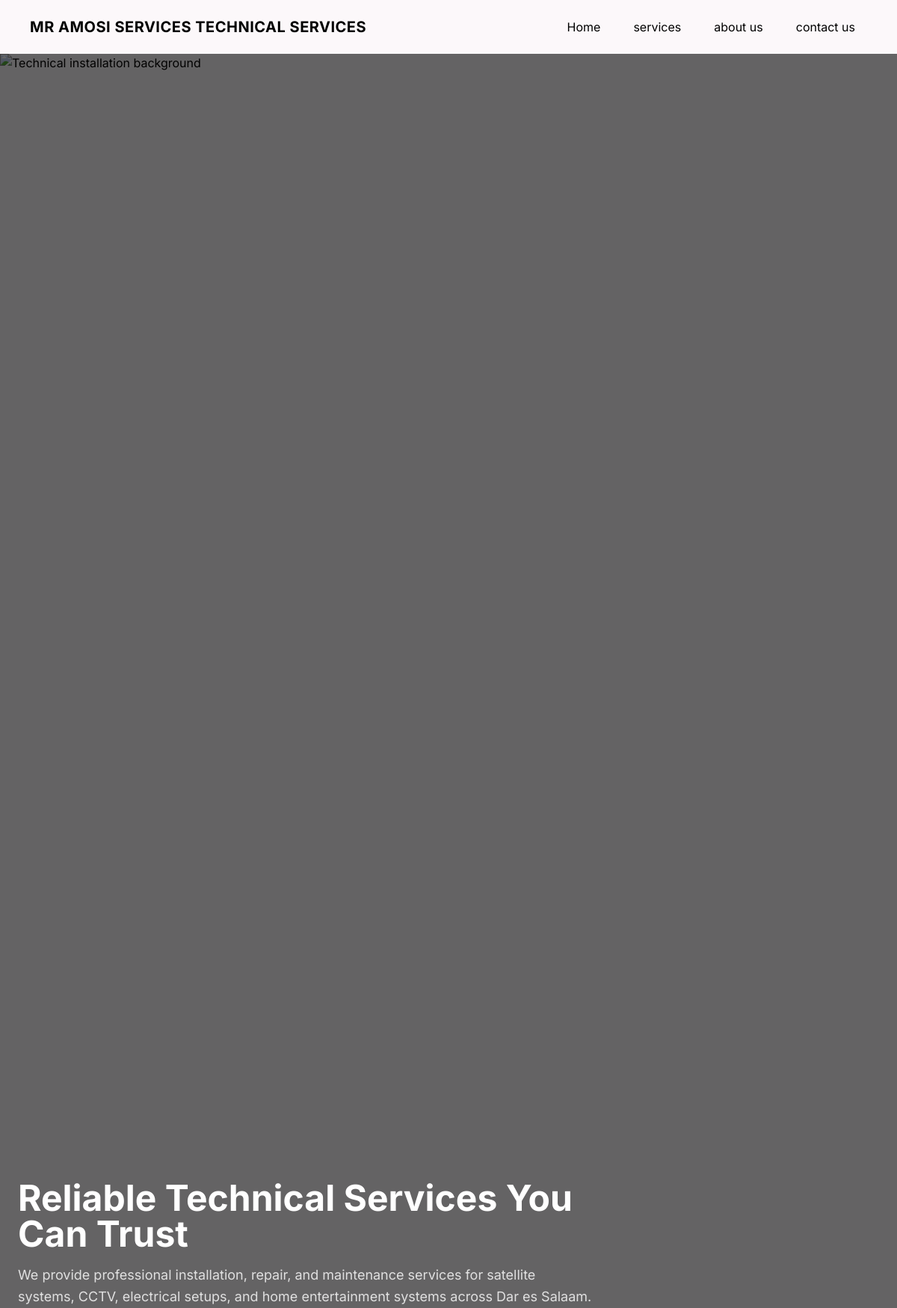
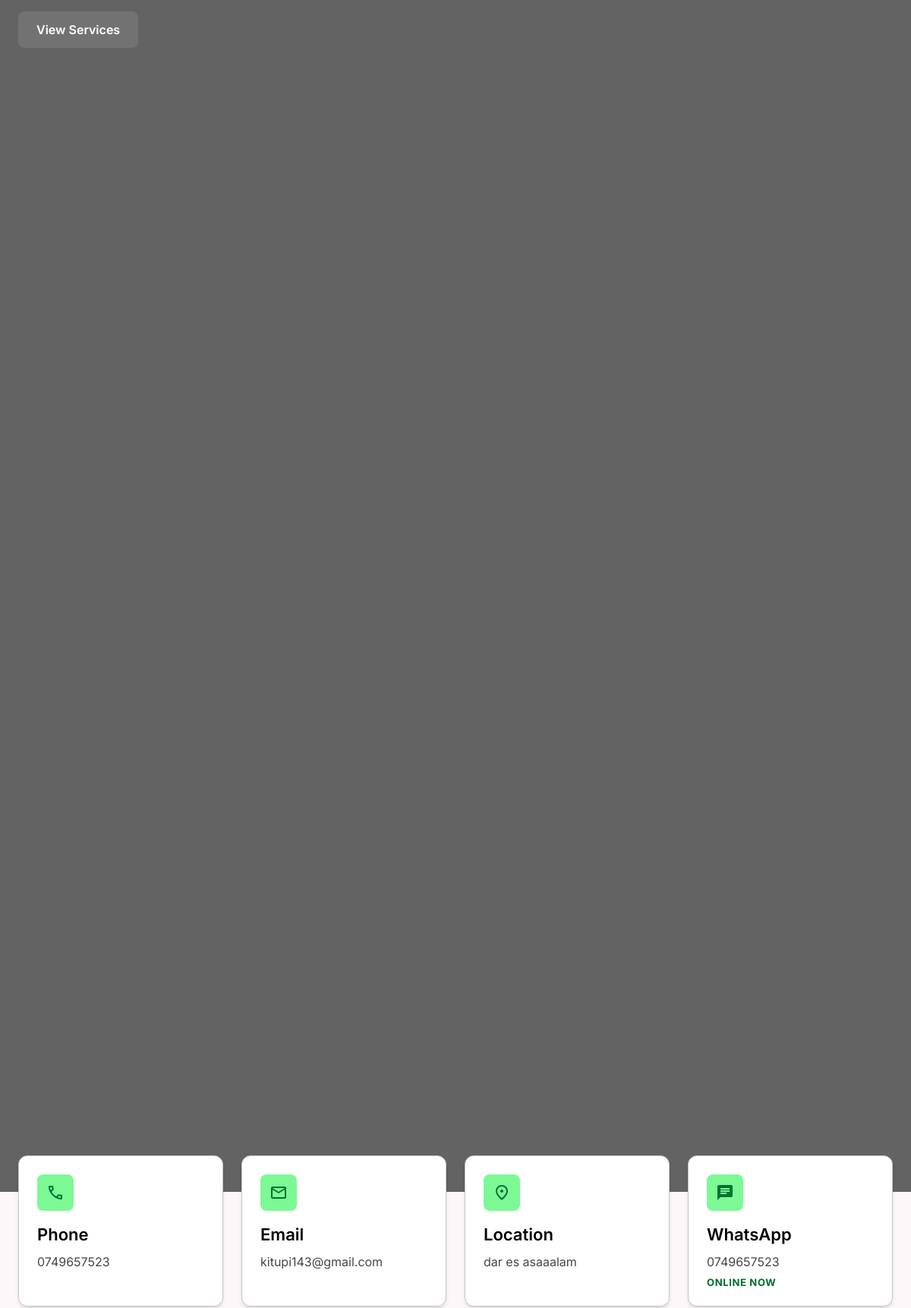
Page /contactus.php (upper part) on the committed database (2 pictures, top to bottom).
### tables this page shows
CREATE TABLE `settings` (
  `setting_id` int(11) NOT NULL,
  `business_name` varchar(100) DEFAULT 'Amosi Technical Services',
  `phone` varchar(20) DEFAULT NULL,
  `email` varchar(100) DEFAULT NULL,
  `location` varchar(255) DEFAULT NULL,
  `about_us` text DEFAULT NULL,
  `logo` varchar(255) DEFAULT NULL,
  `updated_at` timestamp NOT NULL DEFAULT current_timestamp() ON UPDATE current_timestamp()
);

### contactus.php (the view, shortened to what this page needs)
<?php
include "db.php";
$settingsQuery = mysqli_query($conn, "SELECT * FROM settings LIMIT 1");
$settings = mysqli_fetch_assoc($settingsQuery);
?>
<!DOCTYPE html>
<html class="light" lang="en"><head>
<script src="https://cdn.tailwindcss.com?plugins=forms,container-queries"></script>
<script id="tailwind-config">
        tailwind.config = {
            darkMode: "class",
            theme: {
                extend: {
                    "colors": {
                        "surface-container-highest": "#e4e2e4",
                        "on-tertiary-fixed": "#271901",
                        "secondary-fixed-dim": "#62df7d",
                        "inverse-surface": "#303032",
                        "surface-container": "#f0edef",
                        "outline": "#76777d",
                        "background": "#fcf8fa",
                        "inverse-primary": "#bec6e0",
                        "secondary-container": "#7cf994",
                        "secondary": "#006e2d",
                        "on-tertiary-fixed-variant": "#574425",
                        "on-secondary": "#ffffff",
                        "surface-container-low": "#f6f3f5",
                        "tertiary": "#000000",
                        "error": "#ba1a1a",
                        "on-error-container": "#93000a",
                        "error-container": "#ffdad6",
                        "surface-dim": "#dcd9db",
                        "on-primary-fixed": "#131b2e",
                        "on-tertiary": "#ffffff",
                        "primary": "#000000",
                        "surface-tint": "#565e74",
                        "on-tertiary-container": "#98805d",
                        "on-surface": "#1b1b1d",
                        "primary-fixed": "#dae2fd",
                        "on-surface-variant": "#45464d",
                        "on-primary": "#ffffff",
                        "surface-variant": "#e4e2e4",
                        "surface-container-lowest": "#ffffff",
                        "on-primary-container": "#7c839b",
                        "on-secondary-fixed-variant": "#005320",
                        "on-secondary-container": "#007230",
                        "tertiary-fixed-dim": "#dec29a",
                        "surface-container-high": "#eae7e9",
                        "surface": "#fcf8fa",
                        "on-background": "#1b1b1d",
                        "tertiary-container": "#271901",
                        "secondary-fixed": "#7ffc97",
                        "on-error": "#ffffff",
                        "outline-variant": "#c6c6cd",
                        "primary-fixed-dim": "#bec6e0",
                        "on-secondary-fixed": "#002109",
                        "inverse-on-surface": "#f3f0f2",
                        "primary-container": "#131b2e",
                        "tertiary-fixed": "#fcdeb5",
                        "surface-bright": "#fcf8fa",
                        "on-primary-fixed-variant": "#3f465c"
                    },
                    "borderRadius": {
                        "DEFAULT": "0.25rem",
                        "lg": "0.5rem",
                        "xl": "0.75rem",
                        "full": "9999px"
                    },
                    "spacing": {
                        "gutter": "24px",
                        "sm": "12px",
                        "lg": "24px",
                        "md": "16px",
                        "xl": "32px",
                        "base": "4px",
                        "xxl": "48px",
                        "container_max": "1280px",
                        "xs": "8px"
                    },
                    "fontFamily": {
                        "section-title": ["Inter"],
                        "page-title": ["Inter"],
                        "hero-title": ["Inter"],
                        "card-title": ["Inter"],
                        "small-label": ["Inter"],
                        "body-text": ["Inter"]
                    },
                    "fontSize": {
                        "section-title": ["28px", {"lineHeight": "1.3", "fontWeight": "600"}],
                        "page-title": ["36px", {"lineHeight": "1.2", "letterSpacing": "-0.01em", "fontWeight": "600"}],
                        "hero-title": ["48px", {"lineHeight": "1.1", "letterSpacing": "-0.02em", "fontWeight": "700"}],
                        "card-title": ["22px", {"lineHeight": "1.4", "fontWeight": "600"}],
                        "small-label": ["13px", {"lineHeight": "1", "letterSpacing": "0.05em", "fontWeight": "500"}],
                        "body-text": ["16px", {"lineHeight": "1.6", "fontWeight": "400"}]
                    }
                },
            },
        }
    </script>
</head>
<body class="bg-surface font-body-text text-on-surface antialiased">
<div class="bg-gray text-black shadow-md">
    <div class="max-w-6xl mx-auto flex justify-between items-center p-4">
        <h1 class="text-xl font-bold tracking-wide">
           MR AMOSI SERVICES TECHNICAL SERVICES
        </h1>
        <div class="flex gap-3 items-center">
            <a class="px-4 py-2 rounded-lg bg-white-600 hover:bg-gray-500 transition"
               href="customer.php">Home</a>
            <a class="px-4 py-2 rounded-lg bg-white-600 hover:bg-gray-500 transition"
               href="satellite.php">services</a>
            <a class="px-4 py-2 rounded-lg bg-white-600 hover:bg-gray-500 transition"
               href="about.php">about us</a>
            <a class="px-4 py-2 rounded-lg bg-white-600 hover:bg-gray-500 transition"
               href="contactus.php">contact us</a>
        </div>
    </div>
<main>
<section class="relative min-h-[70vh] flex items-center overflow-hidden">
    <div class="absolute inset-0">
       <img
    src="https://images.pexels.com/photos/257736/pexels-photo-257736.jpeg"
    class="w-full h-full object-cover"
    alt="Technical installation background"
/>
        <div class="absolute inset-0 bg-black/60"></div>
    </div>
    <div class="relative max-w-container_max mx-auto px-lg w-full">
        <div class="max-w-3xl text-white space-y-md">
            <h1 class="text-4xl md:text-5xl font-bold leading-tight">
                Reliable Technical Services You Can Trust
            </h1>
            <p class="text-lg text-white/80 leading-relaxed">
                We provide professional installation, repair, and maintenance services for satellite systems, CCTV, electrical setups, and home entertainment systems across Dar es Salaam.
            </p>
            <div class="flex flex-wrap gap-3 mt-6">
                <a href="satellite.php"
                   class="bg-white/10 hover:bg-white/20 px-6 py-3 rounded-lg font-semibold transition backdrop-blur">
                    View Services
                </a>
            </div>
        </div>
    </div>
</section>
<section class="max-w-container_max mx-auto px-lg -mt-12 relative z-20">
    <div class="grid grid-cols-1 md:grid-cols-2 lg:grid-cols-4 gap-lg">
        <div class="bg-surface-container-lowest p-lg rounded-xl shadow-md border border-outline-variant hover:shadow-lg transition-shadow">
            <div class="bg-secondary-container w-12 h-12 rounded-lg flex items-center justify-center mb-md">
                <span class="material-symbols-outlined text-on-secondary-container">call</span>
            </div>
            <h3 class="font-card-title text-card-title text-primary mb-xs">
                Phone
            </h3>
            <p class="font-body-text text-body-text text-on-surface-variant">
                <?= htmlspecialchars($settings['phone']); ?>
            </p>
        </div>
        <div class="bg-surface-container-lowest p-lg rounded-xl shadow-md border border-outline-variant hover:shadow-lg transition-shadow">
            <div class="bg-secondary-container w-12 h-12 rounded-lg flex items-center justify-center mb-md">
                <span class="material-symbols-outlined text-on-secondary-container">
                </span>
            </div>
            <h3 class="font-card-title text-card-title text-primary mb-xs">
                Email
            </h3>
            <p class="font-body-text text-body-text text-on-surface-variant">
                <?= htmlspecialchars($settings['email']); ?>
            </p>
        </div>
        <div class="bg-surface-container-lowest p-lg rounded-xl shadow-md border border-outline-variant hover:shadow-lg transition-shadow">
            <div class="bg-secondary-container w-12 h-12 rounded-lg flex items-center justify-center mb-md">
                <span class="material-symbols-outlined text-on-secondary-container">
                </span>
            </div>
            <h3 class="font-card-title text-card-title text-primary mb-xs">
                Location
            </h3>
            <p class="font-body-text text-body-text text-on-surface-variant">
                <?= htmlspecialchars($settings['location']); ?>
            </p>
        </div>
        <div class="bg-surface-container-lowest p-lg rounded-xl shadow-md border border-outline-variant hover:shadow-lg transition-shadow">
            <div class="bg-secondary-container w-12 h-12 rounded-lg flex items-center justify-center mb-md">
                <span class="material-symbols-outlined text-on-secondary-container"
                      style="font-variation-settings: 'FILL' 1;">
                </span>
            </div>
            <h3 class="font-card-title text-card-title text-primary mb-xs">
                WhatsApp
            </h3>
            <p class="font-body-text text-body-text text-on-surface-variant">
                <?= htmlspecialchars($settings['phone']); ?>
            </p>
            <p class="font-small-label text-small-label text-secondary mt-xs font-bold uppercase tracking-wider">
                Online Now
            </p>
        </div>
    </div>
</section>

### contactus.php (style rules this page uses)
.material-symbols-outlined { font-variation-settings: 'FILL' 0, 'wght' 400, 'GRAD' 0, 'opsz' 24; }

### rows in the picture
settings: phone "0749657523", email "kitupi143@gmail.com", location "dar es asaaalam"
